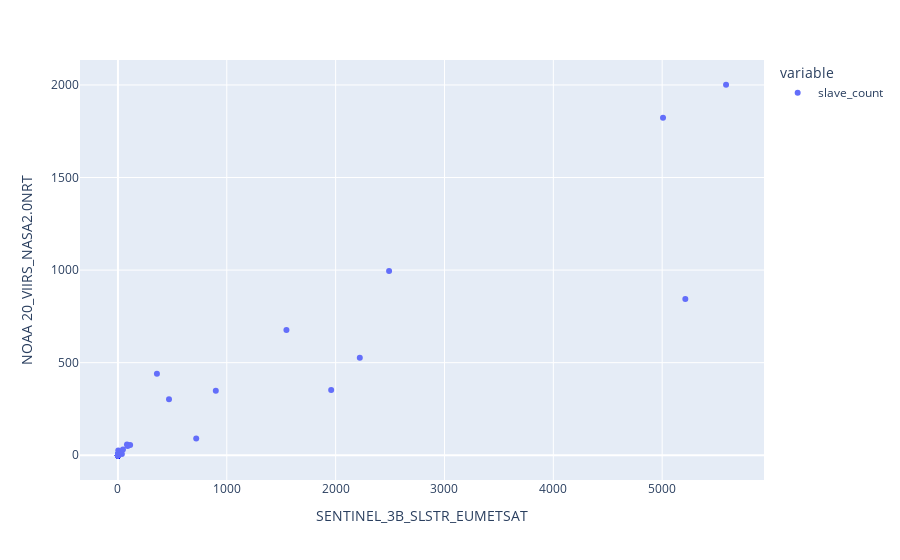

Write notebook code for a chart like this one.
### Code cell
ax = candidate_pair.plot.scatter(x=candidate_pair['master_count'], y=['slave_count'])
ax.layout.xaxis = {    'anchor': 'y', 'domain': [0.0, 1.0], 'title': {'text': 'SENTINEL_3B_SLSTR_EUMETSAT'}}
ax.layout.yaxis = {    'anchor': 'x', 'domain': [0.0, 1.0], 'title': {'text': 'NOAA 20_VIIRS_NASA2.0NRT'}}
ax

### Figure 1 — Plotly figure (JSON) as saved in the notebook; plotly's stock layout.template omitted (floating-point values rounded to 4 significant figures; data arrays with more than 128 entries replaced by an {"elided": "..."} marker saying what was removed)
{"data": [{"hovertemplate": "variable=slave_count<br>master_count=%{x}<br>value=%{y}<extra></extra>", "legendgroup": "slave_count", "marker": {"color": "#636efa", "symbol": "circle"}, "mode": "markers", "name": "slave_count", "orientation": "v", "showlegend": true, "type": "scatter", "x": {"elided": "306 int values"}, "xaxis": "x", "y": {"elided": "306 int values"}, "yaxis": "y"}], "layout": {"autosize": true, "legend": {"title": {"text": "variable"}, "tracegroupgap": 0}, "margin": {"t": 60}, "xaxis": {"anchor": "y", "autorange": true, "domain": [0, 1], "range": [-353.5, 5940.0], "title": {"text": "SENTINEL_3B_SLSTR_EUMETSAT"}, "type": "linear"}, "yaxis": {"anchor": "x", "autorange": true, "domain": [0, 1], "range": [-154.9, 2156.0], "title": {"text": "NOAA 20_VIIRS_NASA2.0NRT"}, "type": "linear"}}}
